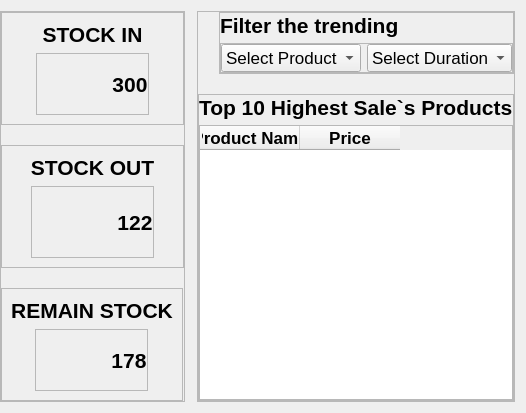
               <widget class="QWidget" name="Stock_Charts_Trend_Frame" native="true">
                <property name="sizePolicy">
                 <sizepolicy hsizetype="Preferred" vsizetype="Expanding">
                  <horstretch>0</horstretch>
                  <verstretch>0</verstretch>
                 </sizepolicy>
                </property>
                <layout class="QHBoxLayout" name="horizontalLayout_12">
                 <property name="leftMargin">
                  <number>0</number>
                 </property>
                 <item alignment="Qt::AlignmentFlag::AlignLeft">
                  <widget class="QFrame" name="Stock_frame">
                   <property name="frameShape">
                    <enum>QFrame::Shape::StyledPanel</enum>
                   </property>
                   <property name="frameShadow">
                    <enum>QFrame::Shadow::Raised</enum>
                   </property>
                   <layout class="QVBoxLayout" name="verticalLayout_10">
                    <property name="spacing">
                     <number>20</number>
                    </property>
                    <property name="leftMargin">
                     <number>0</number>
                    </property>
                    <property name="topMargin">
                     <number>0</number>
                    </property>
                    <property name="rightMargin">
                     <number>0</number>
                    </property>
                    <property name="bottomMargin">
                     <number>0</number>
                    </property>
                    <item alignment="Qt::AlignmentFlag::AlignLeft">
                     <widget class="QFrame" name="StockIN_Card_frame">
                      <property name="minimumSize">
                       <size>
                        <width>183</width>
                        <height>0</height>
                       </size>
                      </property>
                      <property name="maximumSize">
                       <size>
                        <width>183</width>
                        <height>16777215</height>
                       </size>
                      </property>
                      <property name="frameShape">
                       <enum>QFrame::Shape::StyledPanel</enum>
                      </property>
                      <property name="frameShadow">
                       <enum>QFrame::Shadow::Raised</enum>
                      </property>
                      <layout class="QVBoxLayout" name="verticalLayout_11">
                       <item>
                        <widget class="QLabel" name="label_20">
                         <property name="font">
                          <font>
                           <pointsize>16</pointsize>
                           <bold>true</bold>
                          </font>
                         </property>
                         <property name="text">
                          <string>STOCK IN</string>
                         </property>
                         <property name="alignment">
                          <set>Qt::AlignmentFlag::AlignCenter</set>
                         </property>
                        </widget>
                       </item>
                       <item alignment="Qt::AlignmentFlag::AlignHCenter">
                        <widget class="QFrame" name="frame_8">
                         <property name="frameShape">
                          <enum>QFrame::Shape::StyledPanel</enum>
                         </property>
                         <property name="frameShadow">
                          <enum>QFrame::Shadow::Raised</enum>
                         </property>
                         <layout class="QHBoxLayout" name="horizontalLayout_13">
                          <property name="spacing">
                           <number>15</number>
                          </property>
                          <property name="leftMargin">
                           <number>0</number>
                          </property>
                          <property name="topMargin">
                           <number>0</number>
                          </property>
                          <property name="rightMargin">
                           <number>0</number>
                          </property>
                          <property name="bottomMargin">
                           <number>0</number>
                          </property>
                          <item>
                           <widget class="QLabel" name="label_23">
                            <property name="minimumSize">
                             <size>
                              <width>60</width>
                              <height>60</height>
                             </size>
                            </property>
                            <property name="maximumSize">
                             <size>
                              <width>60</width>
                              <height>60</height>
                             </size>
                            </property>
                            <property name="text">
                             <string/>
                            </property>
                            <property name="pixmap">
                             <pixmap resource="Icons_Resources.qrc">:/Icons/Image/in-stock (1).png</pixmap>
                            </property>
                            <property name="scaledContents">
                             <bool>true</bool>
                            </property>
                           </widget>
                          </item>
                          <item>
                           <widget class="QLabel" name="label_24">
                            <property name="font">
                             <font>
                              <pointsize>16</pointsize>
                              <bold>true</bold>
                             </font>
                            </property>
                            <property name="text">
                             <string>300</string>
                            </property>
                            <property name="alignment">
                             <set>Qt::AlignmentFlag::AlignCenter</set>
                            </property>
                           </widget>
                          </item>
                         </layout>
                        </widget>
                       </item>
                      </layout>
                     </widget>
                    </item>
                    <item alignment="Qt::AlignmentFlag::AlignLeft">
                     <widget class="QFrame" name="StockOUT_frame">
                      <property name="minimumSize">
                       <size>
                        <width>183</width>
                        <height>0</height>
                       </size>
                      </property>
                      <property name="maximumSize">
                       <size>
                        <width>183</width>
                        <height>16777215</height>
                       </size>
                      </property>
                      <property name="frameShape">
                       <enum>QFrame::Shape::StyledPanel</enum>
                      </property>
                      <property name="frameShadow">
                       <enum>QFrame::Shadow::Raised</enum>
                      </property>
                      <layout class="QVBoxLayout" name="verticalLayout_12">
                       <item>
                        <widget class="QLabel" name="label_21">
                         <property name="font">
                          <font>
                           <pointsize>16</pointsize>
                           <bold>true</bold>
                          </font>
                         </property>
                         <property name="text">
                          <string>STOCK OUT</string>
                         </property>
                         <property name="alignment">
                          <set>Qt::AlignmentFlag::AlignCenter</set>
                         </property>
                        </widget>
                       </item>
                       <item alignment="Qt::AlignmentFlag::AlignHCenter">
                        <widget class="QFrame" name="frame_9">
                         <property name="frameShape">
                          <enum>QFrame::Shape::StyledPanel</enum>
                         </property>
                         <property name="frameShadow">
                          <enum>QFrame::Shadow::Raised</enum>
                         </property>
                         <layout class="QHBoxLayout" name="horizontalLayout_14">
                          <property name="spacing">
                           <number>15</number>
                          </property>
                          <property name="leftMargin">
                           <number>0</number>
                          </property>
                          <property name="topMargin">
                           <number>0</number>
                          </property>
                          <property name="rightMargin">
                           <number>0</number>
                          </property>
                          <property name="bottomMargin">
                           <number>0</number>
                          </property>
                          <item>
                           <widget class="QLabel" name="label_25">
                            <property name="minimumSize">
                             <size>
                              <width>70</width>
                              <height>70</height>
                             </size>
                            </property>
                            <property name="maximumSize">
                             <size>
                              <width>70</width>
                              <height>70</height>
                             </size>
                            </property>
                            <property name="text">
                             <string/>
                            </property>
                            <property name="pixmap">
                             <pixmap resource="Icons_Resources.qrc">:/Icons/Image/out (1).png</pixmap>
                            </property>
                            <property name="scaledContents">
                             <bool>true</bool>
                            </property>
                           </widget>
                          </item>
                          <item>
                           <widget class="QLabel" name="label_26">
                            <property name="font">
                             <font>
                              <pointsize>16</pointsize>
                              <bold>true</bold>
                             </font>
                            </property>
                            <property name="text">
                             <string>122</string>
                            </property>
                            <property name="alignment">
                             <set>Qt::AlignmentFlag::AlignCenter</set>
                            </property>
                           </widget>
                          </item>
                         </layout>
                        </widget>
                       </item>
                      </layout>
                     </widget>
                    </item>
                    <item alignment="Qt::AlignmentFlag::AlignLeft">
                     <widget class="QFrame" name="StockRemain_frame">
                      <property name="frameShape">
                       <enum>QFrame::Shape::StyledPanel</enum>
                      </property>
                      <property name="frameShadow">
                       <enum>QFrame::Shadow::Raised</enum>
                      </property>
                      <layout class="QVBoxLayout" name="verticalLayout_13">
                       <item>
                        <widget class="QLabel" name="label_22">
                         <property name="font">
                          <font>
                           <pointsize>16</pointsize>
                           <bold>true</bold>
                          </font>
                         </property>
                         <property name="text">
                          <string>REMAIN STOCK</string>
                         </property>
                         <property name="alignment">
                          <set>Qt::AlignmentFlag::AlignCenter</set>
                         </property>
                        </widget>
                       </item>
                       <item alignment="Qt::AlignmentFlag::AlignHCenter">
                        <widget class="QFrame" name="frame_10">
                         <property name="frameShape">
                          <enum>QFrame::Shape::StyledPanel</enum>
                         </property>
                         <property name="frameShadow">
                          <enum>QFrame::Shadow::Raised</enum>
                         </property>
                         <layout class="QHBoxLayout" name="horizontalLayout_15">
                          <property name="spacing">
                           <number>15</number>
                          </property>
                          <property name="leftMargin">
                           <number>0</number>
                          </property>
                          <property name="topMargin">
                           <number>0</number>
                          </property>
                          <property name="rightMargin">
                           <number>0</number>
                          </property>
                          <property name="bottomMargin">
                           <number>0</number>
                          </property>
                          <item>
                           <widget class="QLabel" name="label_27">
                            <property name="minimumSize">
                             <size>
                              <width>60</width>
                              <height>60</height>
                             </size>
                            </property>
                            <property name="maximumSize">
                             <size>
                              <width>60</width>
                              <height>60</height>
                             </size>
                            </property>
                            <property name="text">
                             <string/>
                            </property>
                            <property name="pixmap">
                             <pixmap resource="Icons_Resources.qrc">:/Icons/Image/in-stock.png</pixmap>
                            </property>
                            <property name="scaledContents">
                             <bool>true</bool>
                            </property>
                           </widget>
                          </item>
                          <item>
                           <widget class="QLabel" name="label_28">
                            <property name="font">
                             <font>
                              <pointsize>16</pointsize>
                              <bold>true</bold>
                             </font>
                            </property>
                            <property name="text">
                             <string>178</string>
                            </property>
                            <property name="alignment">
                             <set>Qt::AlignmentFlag::AlignCenter</set>
                            </property>
                           </widget>
                          </item>
                         </layout>
                        </widget>
                       </item>
                      </layout>
                     </widget>
                    </item>
                   </layout>
                  </widget>
                 </item>
                 <item>
                  <widget class="QFrame" name="Charts_Frame">
                   <property name="sizePolicy">
                    <sizepolicy hsizetype="Expanding" vsizetype="Preferred">
                     <horstretch>0</horstretch>
                     <verstretch>0</verstretch>
                    </sizepolicy>
                   </property>
                   <property name="frameShape">
                    <enum>QFrame::Shape::StyledPanel</enum>
                   </property>
                   <property name="frameShadow">
                    <enum>QFrame::Shadow::Raised</enum>
                   </property>
                  </widget>
                 </item>
                 <item>
                  <widget class="QFrame" name="Trend_Frame">
                   <property name="minimumSize">
                    <size>
                     <width>0</width>
                     <height>0</height>
                    </size>
                   </property>
                   <property name="maximumSize">
                    <size>
                     <width>16777215</width>
                     <height>16777215</height>
                    </size>
                   </property>
                   <property name="frameShape">
                    <enum>QFrame::Shape::StyledPanel</enum>
                   </property>
                   <property name="frameShadow">
                    <enum>QFrame::Shadow::Raised</enum>
                   </property>
                   <layout class="QVBoxLayout" name="verticalLayout_14">
                    <property name="spacing">
                     <number>20</number>
                    </property>
                    <property name="leftMargin">
                     <number>0</number>
                    </property>
                    <property name="topMargin">
                     <number>0</number>
                    </property>
                    <property name="rightMargin">
                     <number>0</number>
                    </property>
                    <property name="bottomMargin">
                     <number>0</number>
                    </property>
                    <item alignment="Qt::AlignmentFlag::AlignRight|Qt::AlignmentFlag::AlignTop">
                     <widget class="QFrame" name="Filter_PushButton_frame">
                      <property name="frameShape">
                       <enum>QFrame::Shape::StyledPanel</enum>
                      </property>
                      <property name="frameShadow">
                       <enum>QFrame::Shadow::Raised</enum>
                      </property>
                      <layout class="QVBoxLayout" name="verticalLayout_15">
                       <property name="spacing">
                        <number>5</number>
                       </property>
                       <property name="leftMargin">
                        <number>0</number>
                       </property>
                       <property name="topMargin">
                        <number>0</number>
                       </property>
                       <property name="rightMargin">
                        <number>0</number>
                       </property>
                       <property name="bottomMargin">
                        <number>0</number>
                       </property>
                       <item alignment="Qt::AlignmentFlag::AlignTop">
                        <widget class="QLabel" name="label_29">
                         <property name="font">
                          <font>
                           <pointsize>16</pointsize>
                           <bold>true</bold>
                          </font>
                         </property>
                         <property name="text">
                          <string>Filter the trending</string>
                         </property>
                        </widget>
                       </item>
                       <item alignment="Qt::AlignmentFlag::AlignRight">
                        <widget class="QFrame" name="frame">
                         <property name="frameShape">
                          <enum>QFrame::Shape::StyledPanel</enum>
                         </property>
                         <property name="frameShadow">
                          <enum>QFrame::Shadow::Raised</enum>
                         </property>
                         <layout class="QHBoxLayout" name="horizontalLayout_16">
                          <property name="spacing">
                           <number>6</number>
                          </property>
                          <property name="leftMargin">
                           <number>0</number>
                          </property>
                          <property name="topMargin">
                           <number>0</number>
                          </property>
                          <property name="rightMargin">
                           <number>0</number>
                          </property>
                          <property name="bottomMargin">
                           <number>0</number>
                          </property>
                          <item>
                           <widget class="QComboBox" name="Products_comboBox">
                            <property name="font">
                             <font>
                              <pointsize>13</pointsize>
                             </font>
                            </property>
                            <property name="cursor">
                             <cursorShape>PointingHandCursor</cursorShape>
                            </property>
                            <property name="iconSize">
                             <size>
                              <width>16</width>
                              <height>16</height>
                             </size>
                            </property>
                            <property name="duplicatesEnabled">
                             <bool>false</bool>
                            </property>
                            <item>
                             <property name="text">
                              <string>Select Product</string>
                             </property>
                            </item>
                           </widget>
                          </item>
                          <item>
                           <widget class="QComboBox" name="Duration_comboBox">
                            <property name="font">
                             <font>
                              <pointsize>13</pointsize>
                             </font>
                            </property>
                            <property name="cursor">
                             <cursorShape>PointingHandCursor</cursorShape>
                            </property>
                            <property name="iconSize">
                             <size>
                              <width>40</width>
                              <height>40</height>
                             </size>
                            </property>
                            <property name="duplicatesEnabled">
                             <bool>false</bool>
                            </property>
                            <item>
                             <property name="text">
                              <string>Select Duration</string>
                             </property>
                            </item>
                           </widget>
                          </item>
                         </layout>
                        </widget>
                       </item>
                      </layout>
                     </widget>
                    </item>
                    <item alignment="Qt::AlignmentFlag::AlignRight">
                     <widget class="QFrame" name="Top_10_Product_frame">
                      <property name="sizePolicy">
                       <sizepolicy hsizetype="Preferred" vsizetype="Expanding">
                        <horstretch>0</horstretch>
                        <verstretch>0</verstretch>
                       </sizepolicy>
                      </property>
                      <property name="frameShape">
                       <enum>QFrame::Shape::StyledPanel</enum>
                      </property>
                      <property name="frameShadow">
                       <enum>QFrame::Shadow::Raised</enum>
                      </property>
                      <layout class="QVBoxLayout" name="verticalLayout_16">
                       <property name="spacing">
                        <number>5</number>
                       </property>
                       <property name="leftMargin">
                        <number>0</number>
                       </property>
                       <property name="topMargin">
                        <number>0</number>
                       </property>
                       <property name="rightMargin">
                        <number>0</number>
                       </property>
                       <property name="bottomMargin">
                        <number>0</number>
                       </property>
                       <item>
                        <widget class="QLabel" name="label_30">
                         <property name="font">
                          <font>
                           <pointsize>16</pointsize>
                           <bold>true</bold>
                          </font>
                         </property>
                         <property name="text">
                          <string>Top 10 Highest Sale`s Products</string>
                         </property>
                        </widget>
                       </item>
                       <item>
                        <widget class="QTableWidget" name="Top_10_Product_tableWidget">
                         <column>
                          <property name="text">
                           <string>Product Name</string>
                          </property>
                          <property name="font">
                           <font>
                            <pointsize>13</pointsize>
                            <bold>true</bold>
                           </font>
                          </property>
                         </column>
                         <column>
                          <property name="text">
                           <string>Price</string>
                          </property>
                          <property name="font">
                           <font>
                            <pointsize>13</pointsize>
                            <bold>true</bold>
                           </font>
                          </property>
                         </column>
                        </widget>
                       </item>
                      </layout>
                     </widget>
                    </item>
                   </layout>
                  </widget>
                 </item>
                </layout>
               </widget>
